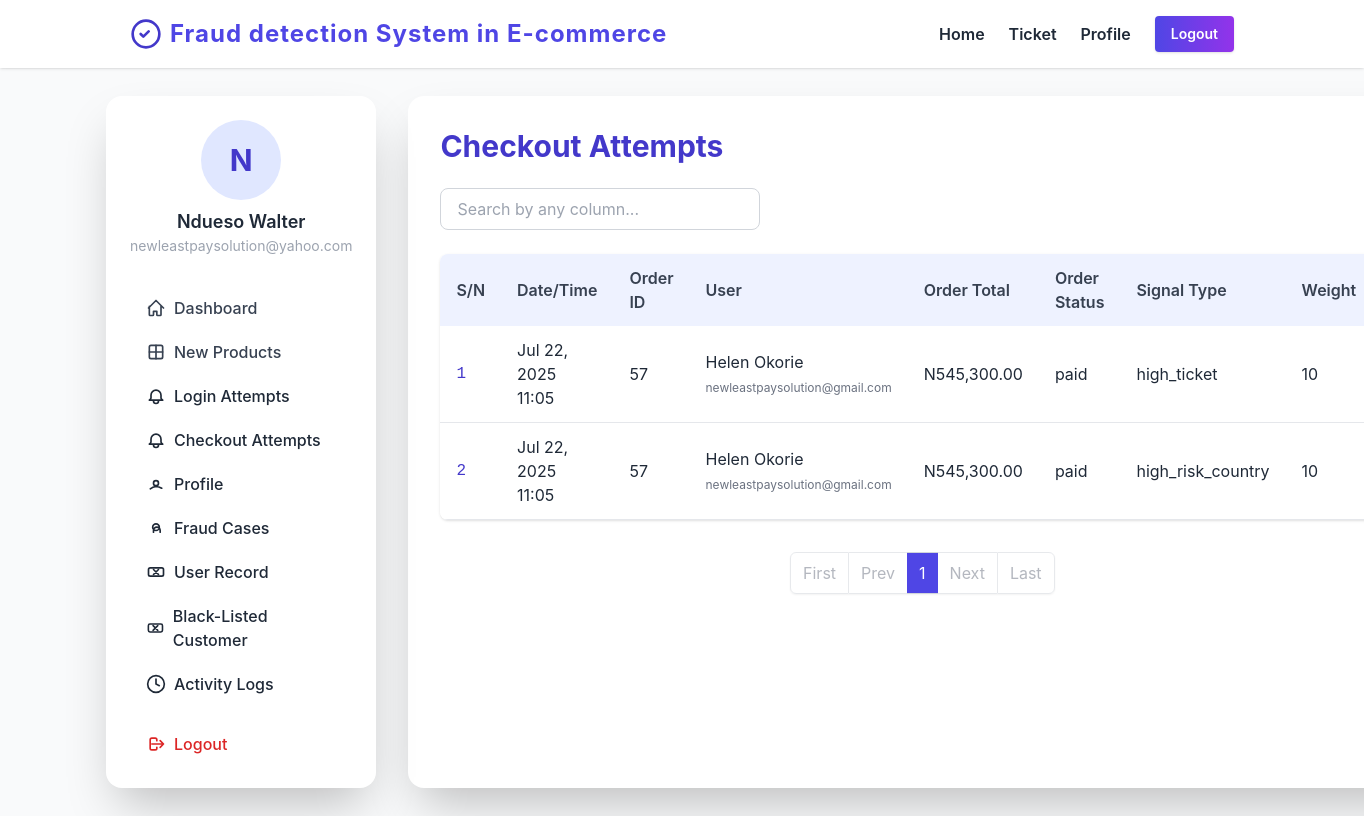
The page /Admin/checkout-attempts.php (signed in) on the database its author committed.
### tables this page shows
CREATE TABLE `users` (
  `id` bigint(20) UNSIGNED NOT NULL,
  `email` varchar(255) NOT NULL,
  `password_hash` char(60) NOT NULL,
  `full_name` varchar(120) NOT NULL,
  `phone` varchar(30) DEFAULT NULL,
  `role` varchar(15) NOT NULL,
  `status` int(1) NOT NULL DEFAULT 1,
  `created_at` timestamp NOT NULL DEFAULT current_timestamp(),
  `updated_at` timestamp NOT NULL DEFAULT current_timestamp() ON UPDATE current_timestamp()
);

CREATE TABLE `risk_signals` (
  `id` bigint(20) UNSIGNED NOT NULL,
  `order_id` bigint(20) UNSIGNED DEFAULT NULL,
  `user_id` bigint(20) UNSIGNED DEFAULT NULL,
  `signal_type` varchar(60) NOT NULL,
  `signal_value` varchar(255) DEFAULT NULL,
  `weight` smallint(6) NOT NULL,
  `created_at` timestamp NOT NULL DEFAULT current_timestamp()
);

CREATE TABLE `orders` (
  `id` bigint(20) UNSIGNED NOT NULL,
  `cart_id` bigint(20) UNSIGNED NOT NULL,
  `user_id` bigint(20) UNSIGNED NOT NULL,
  `address_id` bigint(20) UNSIGNED NOT NULL,
  `total` int(10) UNSIGNED NOT NULL,
  `status` enum('pending','paid','cancelled','shipped','refunded') DEFAULT 'pending',
  `created_at` timestamp NOT NULL DEFAULT current_timestamp()
);

### inc/config.php (called while the page is built, shortened)
<?php
include('../database/connect.php');
$user_id = $_SESSION["user_id"];
$stmt = $dbh->query("SELECT * FROM users where id='$user_id'");
$row_user = $stmt->fetch();
?>

### Admin/checkout-attempts.php (the view, shortened to what this page needs)
<?php
include('../inc/config.php');
$page = isset($_GET['page']) ? max(1, intval($_GET['page'])) : 1;
$limit = 20;
$offset = ($page - 1) * $limit;
$sql = "SELECT
        rs.id as signal_id,
        rs.created_at as signal_created,
        rs.signal_type,
        rs.signal_value,
        rs.weight,
        o.id as order_id,
        o.cart_id,
        o.address_id,
        o.total as order_total,
        o.status as order_status,
        o.created_at as order_created,
        u.id as user_id,
        u.full_name,
        u.email as user_email,
        u.role,
        u.status as user_status
    FROM risk_signals rs
    LEFT JOIN orders o ON rs.order_id = o.id
    LEFT JOIN users u ON rs.user_id = u.id
    ORDER BY rs.created_at DESC
    LIMIT ? OFFSET ?";
$stmt = $conn->prepare($sql);
$stmt->bind_param('ii', $limit, $offset);
$stmt->execute();
$result = $stmt->get_result();
$attempts = [];
while ($row = $result->fetch_assoc()) {
    $attempts[] = $row;
}
?>
<!DOCTYPE html>
<html lang="en">
<head>
    <?php include('partials/head.php'); ?>
    <link rel="stylesheet" href="https://cdnjs.cloudflare.com/ajax/libs/font-awesome/6.4.2/css/all.min.css">
</head>
<body class="bg-gray-50 text-gray-800">
    <header class="fixed top-0 left-0 w-full bg-white shadow z-50">
        <?php include('partials/navbar.php'); ?>
    </header>
    <section class="min-h-screen flex items-start justify-center pt-24 pb-12">
        <div class="w-full max-w-6xl mx-auto flex flex-col md:flex-row gap-8">
            <aside class="w-full md:w-72 bg-white rounded-2xl shadow-2xl p-6 flex flex-col gap-2 sticky top-28 z-10 md:order-1 order-2 mb-8 md:mb-0">
                <?php include('partials/sidebar.php'); ?>
            </aside>
            <div class="flex-1 bg-white rounded-2xl shadow-2xl p-8 mb-8 md:mb-0 md:order-2 order-1">
                <h2 class="text-3xl font-bold text-indigo-700 mb-6">Checkout Attempts</h2>
                <div class="mb-6 flex flex-col md:flex-row gap-3 md:gap-4 items-center">
                    <input id="attemptSearch" type="text" placeholder="Search by any column..." class="w-full md:w-80 px-4 py-2 rounded-lg border border-gray-300 focus:ring-2 focus:ring-indigo-200 focus:outline-none transition" autocomplete="off" />
                </div>
                <div class="overflow-x-auto rounded-lg shadow">
                    <table class="min-w-full bg-white" id="attemptsTable">
                        <thead class="bg-indigo-50">
                            <tr>
                                <th class="py-3 px-4 text-left font-semibold text-gray-700">S/N</th>
                                <th class="py-3 px-4 text-left font-semibold text-gray-700">Date/Time</th>
                                <th class="py-3 px-4 text-left font-semibold text-gray-700">Order ID</th>
                                <th class="py-3 px-4 text-left font-semibold text-gray-700">User</th>
                                <th class="py-3 px-4 text-left font-semibold text-gray-700">Order Total</th>
                                <th class="py-3 px-4 text-left font-semibold text-gray-700">Order Status</th>
                                <th class="py-3 px-4 text-left font-semibold text-gray-700">Signal Type</th>
                                <th class="py-3 px-4 text-left font-semibold text-gray-700">Weight</th>
                            </tr>
                        </thead>
                        <tbody>
                            <?php if (count($attempts) > 0): ?>
                                <?php foreach ($attempts as $index => $attempt): ?>
                                    <tr class="border-b hover:bg-indigo-50 transition">
                                        <td class="py-3 px-4 font-mono text-indigo-700"><?php echo (($page - 1) * $limit) + $index + 1; ?></td>
                                        <td class="py-3 px-4"><?php echo date('M d, Y H:i', strtotime($attempt['signal_created'])); ?></td>
                                        <td class="py-3 px-4"><?php echo htmlspecialchars($attempt['order_id']); ?></td>
                                        <td class="py-3 px-4">
                                            <?php
                                            if ($attempt['user_id']) {
                                                echo htmlspecialchars($attempt['full_name']) . "<br><span class='text-xs text-gray-500'>" . htmlspecialchars($attempt['user_email']) . "</span>";
                                            } else {
                                                echo '<span class="text-gray-400 italic">Unknown</span>';
                                            }
                                            ?>
                                        </td>
                                        <td class="py-3 px-4">N<?php echo htmlspecialchars(number_format($attempt['order_total'], 2)); ?></td>
                                        <td class="py-3 px-4"><?php echo htmlspecialchars($attempt['order_status']); ?></td>
                                        <td class="py-3 px-4"><?php echo htmlspecialchars($attempt['signal_type']); ?></td>
                                        <td class="py-3 px-4"><?php echo htmlspecialchars($attempt['weight']); ?></td>
                                    </tr>
                                <?php endforeach; ?>
                            <?php else: ?>
                                <tr>
                                    <td colspan="11" class="py-6 px-4 text-center text-gray-400">No checkout attempts found.</td>
                                </tr>
                            <?php endif; ?>
                        </tbody>
                    </table>
                </div>
                <?php include('partials/pagination.php'); ?>
            </div>
        </div>
    </section>
</body>
</html>

### Admin/partials/sidebar.php
<?php $initial = !empty($row_user['full_name']) ? strtoupper(mb_substr(trim($row_user['full_name']), 0, 1)) : 'N/A'; ?>
<div class="mb-6 flex flex-col items-center">
  <div class="w-20 h-20 rounded-full bg-indigo-100 flex items-center justify-center text-3xl font-bold text-indigo-700 mb-2">
    <?php echo $initial; ?>
  </div>
  <span class="font-semibold text-lg"><?php echo $row_user['full_name'];?></span>
  <span class="text-gray-400 text-sm"><?php echo $row_user['email'];?></span>
</div>
<nav class="flex flex-col gap-1">
  <a href="index.php" class="flex items-center gap-2 px-4 py-2 rounded-lg hover:bg-indigo-50 transition font-medium text-gray-700">
    <svg class="w-5 h-5" fill="none" stroke="currentColor" viewBox="0 0 24 24">
      <path d="M3 12l9-9 9 9M4 10v10a1 1 0 001 1h3a1 1 0 001-1v-4h4v4a1 1 0 001 1h3a1 1 0 001-1V10" stroke-width="2" stroke-linecap="round" stroke-linejoin="round"/>
    </svg>
    Dashboard
  </a>
  <a href="add-products.php" class="flex items-center gap-2 px-4 py-2 rounded-lg hover:bg-indigo-50 transition font-medium text-gray-700">
    <svg class="w-5 h-5" fill="none" stroke="currentColor" viewBox="0 0 24 24">
      <path d="M12 4v16m8-8H4" stroke-width="2" stroke-linecap="round" stroke-linejoin="round"/>
      <rect x="4" y="4" width="16" height="16" rx="2" stroke-width="2" stroke-linecap="round" stroke-linejoin="round"/>
    </svg>
    New Products
  </a>
  <a href="login-attempts.php" class="flex items-center gap-2 px-4 py-2 rounded-lg hover:bg-indigo-50 transition font-medium">
    <svg class="w-5 h-5" fill="none" stroke="currentColor" viewBox="0 0 24 24">
      <path d="M15 17h5l-1.405-1.405A2.032 2.032 0 0118 14.158V11a6 6 0 10-12 0v3.159c0 .538-.214 1.055-.595 1.436L4 17h5m6 0v1a3 3 0 11-6 0v-1m6 0H9" stroke-width="2" stroke-linecap="round" stroke-linejoin="round"/>
    </svg>
    Login Attempts
  </a>
  <a href="checkout-attempts.php" class="flex items-center gap-2 px-4 py-2 rounded-lg hover:bg-indigo-50 transition font-medium">
    <svg class="w-5 h-5" fill="none" stroke="currentColor" viewBox="0 0 24 24">
      <path d="M15 17h5l-1.405-1.405A2.032 2.032 0 0118 14.158V11a6 6 0 10-12 0v3.159c0 .538-.214 1.055-.595 1.436L4 17h5m6 0v1a3 3 0 11-6 0v-1m6 0H9" stroke-width="2" stroke-linecap="round" stroke-linejoin="round"/>
    </svg>
    Checkout Attempts
  </a>
  <a href="profile.php" class="flex items-center gap-2 px-4 py-2 rounded-lg hover:bg-indigo-50 transition font-medium">
    <svg class="w-5 h-5" fill="none" stroke="currentColor" viewBox="0 0 24 24">
      <path d="M5.121 17.804A13.937 13.937 0 0112 15c2.485 0 4.797.755 6.879 2.047M15 11a3 3 0 11-6 0 3 3 0 016 0z" stroke-width="2" stroke-linecap="round" stroke-linejoin="round"/>
    </svg>
    Profile
  </a>
  <a href="fraud-cases-records.php" class="flex items-center gap-2 px-4 py-2 rounded-lg hover:bg-indigo-50 transition font-medium">
    <svg class="w-5 h-5" fill="none" stroke="currentColor" viewBox="0 0 24 24">
      <path d="M9 17v-2a4 4 0 018 0v2M12 7a4 4 0 110 8 4 4 0 010-8z" stroke-width="2" stroke-linecap="round" stroke-linejoin="round"/>
    </svg>
    Fraud Cases
  </a>
  <a href="user-record.php" class="flex items-center gap-2 px-4 py-2 rounded-lg hover:bg-indigo-50 transition font-medium">
    <svg class="w-5 h-5" fill="none" stroke="currentColor" viewBox="0 0 24 24">
      <rect x="3" y="7" width="18" height="10" rx="2" stroke-width="2" stroke-linecap="round" stroke-linejoin="round"/>
      <path d="M9 9l6 6m0-6l-6 6" stroke-width="2" stroke-linecap="round" stroke-linejoin="round"/>
    </svg>
  User Record
  </a>
  <a href="black-listed-users.php" class="flex items-center gap-2 px-4 py-2 rounded-lg hover:bg-indigo-50 transition font-medium">
    <svg class="w-5 h-5" fill="none" stroke="currentColor" viewBox="0 0 24 24">
      <rect x="3" y="7" width="18" height="10" rx="2" stroke-width="2" stroke-linecap="round" stroke-linejoin="round"/>
      <path d="M9 9l6 6m0-6l-6 6" stroke-width="2" stroke-linecap="round" stroke-linejoin="round"/>
    </svg>
    Black-Listed Customer
  </a>
  <a href="activity-logs.php" class="flex items-center gap-2 px-4 py-2 rounded-lg hover:bg-indigo-50 transition font-medium">
    <svg class="w-5 h-5" fill="none" stroke="currentColor" viewBox="0 0 24 24">
      <circle cx="12" cy="12" r="10" stroke-width="2" stroke-linecap="round" stroke-linejoin="round"/>
      <path d="M12 6v6l4 2" stroke-width="2" stroke-linecap="round" stroke-linejoin="round"/>
    </svg>
    Activity Logs
  </a>
  <a href="logout.php" class="flex items-center gap-2 px-4 py-2 rounded-lg hover:bg-red-50 transition font-medium text-red-600 mt-4">
    <svg class="w-5 h-5" fill="none" stroke="currentColor" viewBox="0 0 24 24">
      <path d="M17 16l4-4m0 0l-4-4m4 4H7m6 4v1a2 2 0 01-2 2H7a2 2 0 01-2-2V7a2 2 0 012-2h4a2 2 0 012 2v1" stroke-width="2" stroke-linecap="round" stroke-linejoin="round"/>
    </svg>
    Logout
  </a>
</nav>

### Admin/assets/css/style.css (style rules this page uses)
body { font-family: 'Inter', sans-serif; }

### rows shown on the page
users: full_name "N", full_name "Ndueso Walter", email "newleastpaysolution@yahoo.com"
risk_signals: index "1", created_at "Jul 22, 2025 11:05", order "57", user.full_name "Helen Okorie", user.email "newleastpaysolution@gmail.com", order.total "545,300.00", order.status "paid", signal_type "high_ticket", weight "10"
risk_signals: index "2", created_at "Jul 22, 2025 11:05", order "57", user.full_name "Helen Okorie", user.email "newleastpaysolution@gmail.com", order.total "545,300.00", order.status "paid", signal_type "high_risk_country", weight "10"

### other values the page prints
$app_name "Fraud detection System in E-commerce"
